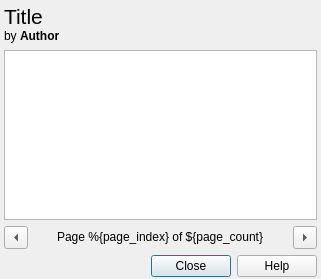
<?xml version="1.0" encoding="UTF-8"?>
<ui version="4.0">
 <class>ContentInformationDialog</class>
 <widget class="QDialog" name="ContentInformationDialog">
  <property name="geometry">
   <rect>
    <x>0</x>
    <y>0</y>
    <width>321</width>
    <height>279</height>
   </rect>
  </property>
  <property name="windowTitle">
   <string>Content Information</string>
  </property>
  <property name="windowIcon">
   <iconset resource="../res.qrc">
    <normaloff>:/logo/sc</normaloff>:/logo/sc</iconset>
  </property>
  <widget class="QWidget" name="verticalLayoutWidget">
   <property name="geometry">
    <rect>
     <x>4</x>
     <y>4</y>
     <width>313</width>
     <height>273</height>
    </rect>
   </property>
   <layout class="QVBoxLayout" name="verticalLayout">
    <item>
     <widget class="QLabel" name="lblTitle">
      <property name="minimumSize">
       <size>
        <width>0</width>
        <height>40</height>
       </size>
      </property>
      <property name="maximumSize">
       <size>
        <width>16777215</width>
        <height>40</height>
       </size>
      </property>
      <property name="font">
       <font>
        <pointsize>9</pointsize>
       </font>
      </property>
      <property name="text">
       <string>&lt;!DOCTYPE HTML PUBLIC &quot;-//W3C//DTD HTML 4.0//EN&quot; &quot;http://www.w3.org/TR/REC-html40/strict.dtd&quot;&gt;
&lt;html&gt;&lt;head&gt;&lt;meta name=&quot;qrichtext&quot; content=&quot;1&quot; /&gt;&lt;style type=&quot;text/css&quot;&gt;
p, li { white-space: pre-wrap; }
&lt;/style&gt;&lt;/head&gt;&lt;body style=&quot; font-family:'Ubuntu'; font-size:9pt; font-weight:400; font-style:normal;&quot;&gt;
&lt;p style=&quot; margin-top:0px; margin-bottom:0px; margin-left:0px; margin-right:0px; -qt-block-indent:0; text-indent:0px;&quot;&gt;&lt;span style=&quot; font-size:16pt;&quot;&gt;Title&lt;/span&gt;&lt;/p&gt;
&lt;p style=&quot; margin-top:0px; margin-bottom:0px; margin-left:0px; margin-right:0px; -qt-block-indent:0; text-indent:0px;&quot;&gt;by &lt;span style=&quot; font-weight:600;&quot;&gt;Author&lt;/span&gt;&lt;/p&gt;&lt;/body&gt;&lt;/html&gt;</string>
      </property>
      <property name="textFormat">
       <enum>Qt::RichText</enum>
      </property>
     </widget>
    </item>
    <item>
     <widget class="QPlainTextEdit" name="txtEdit">
      <property name="font">
       <font>
        <pointsize>12</pointsize>
       </font>
      </property>
      <property name="autoFillBackground">
       <bool>true</bool>
      </property>
      <property name="verticalScrollBarPolicy">
       <enum>Qt::ScrollBarAsNeeded</enum>
      </property>
      <property name="horizontalScrollBarPolicy">
       <enum>Qt::ScrollBarAsNeeded</enum>
      </property>
      <property name="readOnly">
       <bool>true</bool>
      </property>
      <property name="textInteractionFlags">
       <set>Qt::TextBrowserInteraction</set>
      </property>
      <property name="centerOnScroll">
       <bool>true</bool>
      </property>
     </widget>
    </item>
    <item>
     <layout class="QHBoxLayout" name="horizontalLayout_2">
      <item>
       <widget class="QToolButton" name="btnGoLeft">
        <property name="text">
         <string>...</string>
        </property>
        <property name="arrowType">
         <enum>Qt::LeftArrow</enum>
        </property>
       </widget>
      </item>
      <item>
       <spacer name="horizontalSpacer">
        <property name="orientation">
         <enum>Qt::Horizontal</enum>
        </property>
        <property name="sizeHint" stdset="0">
         <size>
          <width>40</width>
          <height>20</height>
         </size>
        </property>
       </spacer>
      </item>
      <item>
       <widget class="QLabel" name="lblPageCounter">
        <property name="sizePolicy">
         <sizepolicy hsizetype="Fixed" vsizetype="Fixed">
          <horstretch>0</horstretch>
          <verstretch>0</verstretch>
         </sizepolicy>
        </property>
        <property name="text">
         <string>Page %{page_index} of ${page_count}</string>
        </property>
       </widget>
      </item>
      <item>
       <spacer name="horizontalSpacer_2">
        <property name="orientation">
         <enum>Qt::Horizontal</enum>
        </property>
        <property name="sizeHint" stdset="0">
         <size>
          <width>40</width>
          <height>20</height>
         </size>
        </property>
       </spacer>
      </item>
      <item>
       <widget class="QToolButton" name="btnGoRight">
        <property name="text">
         <string>...</string>
        </property>
        <property name="arrowType">
         <enum>Qt::RightArrow</enum>
        </property>
       </widget>
      </item>
     </layout>
    </item>
    <item>
     <widget class="QDialogButtonBox" name="buttonBox">
      <property name="sizePolicy">
       <sizepolicy hsizetype="Expanding" vsizetype="MinimumExpanding">
        <horstretch>0</horstretch>
        <verstretch>0</verstretch>
       </sizepolicy>
      </property>
      <property name="standardButtons">
       <set>QDialogButtonBox::Close|QDialogButtonBox::Help</set>
      </property>
     </widget>
    </item>
   </layout>
  </widget>
 </widget>
 <resources>
  <include location="../res.qrc"/>
 </resources>
 <connections>
  <connection>
   <sender>buttonBox</sender>
   <signal>rejected()</signal>
   <receiver>ContentInformationDialog</receiver>
   <slot>close()</slot>
   <hints>
    <hint type="sourcelabel">
     <x>160</x>
     <y>339</y>
    </hint>
    <hint type="destinationlabel">
     <x>160</x>
     <y>178</y>
    </hint>
   </hints>
  </connection>
 </connections>
</ui>
